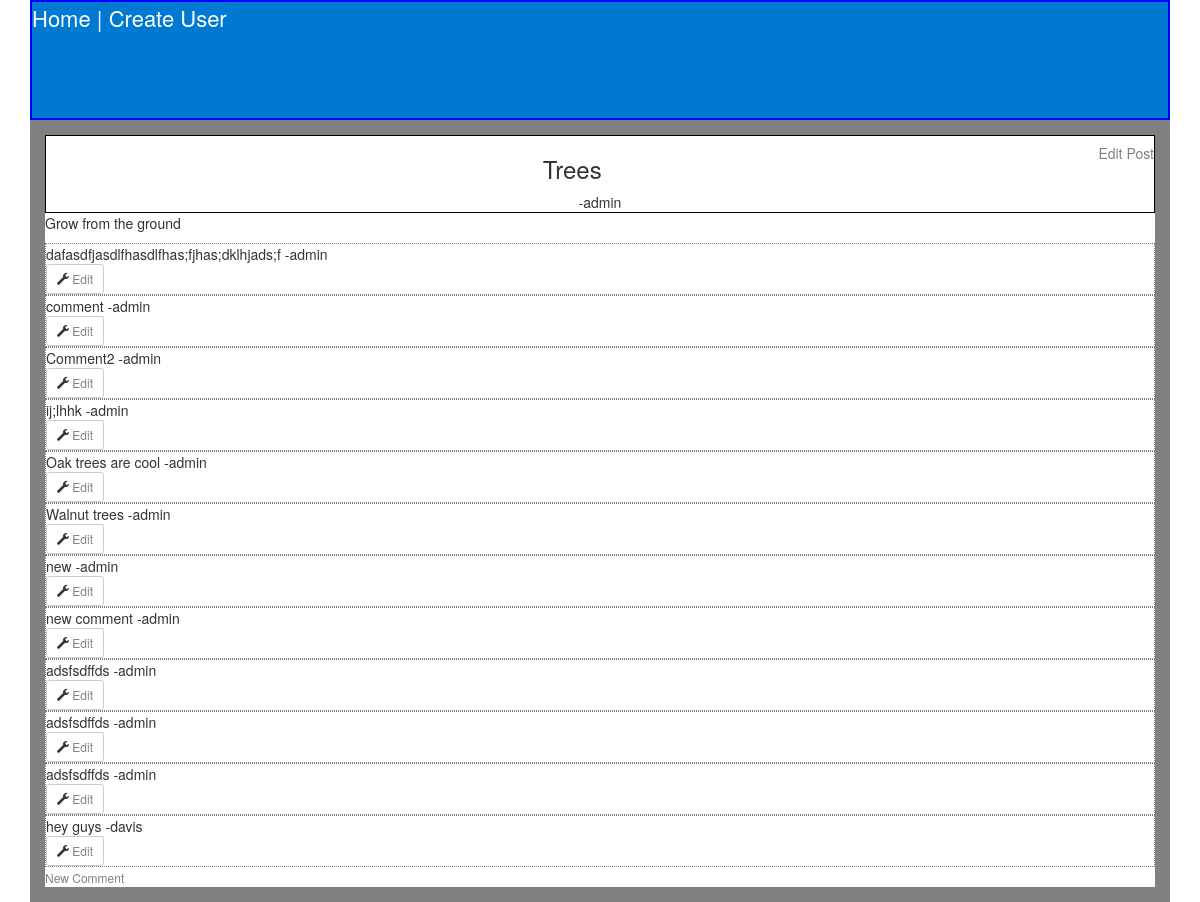
The page /posts/3/ on the database as committed earlier.
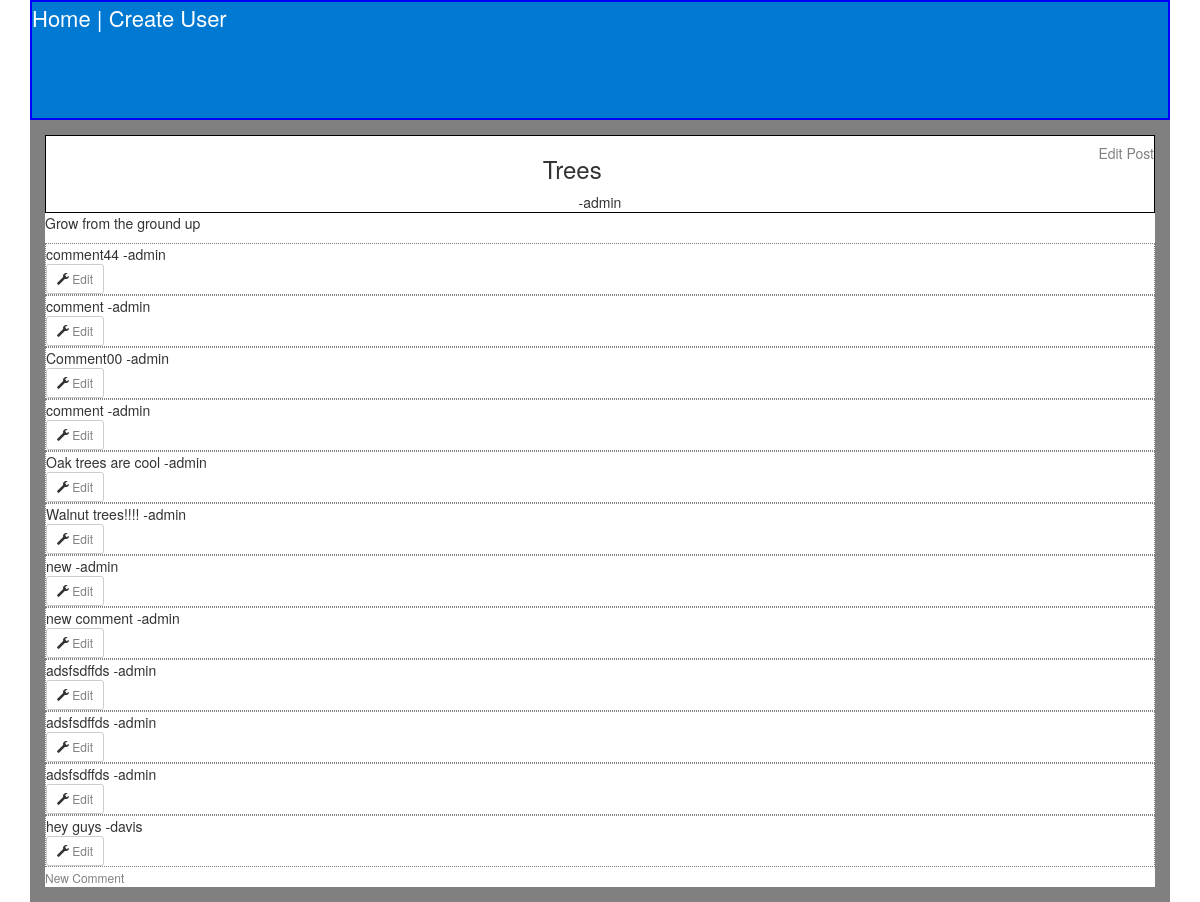
The same page on the database as committed later.
### app/models.py (models this page shows, shortened)
class Post(models.Model):
    title = models.CharField(max_length = 40)
    description =  models.CharField(max_length = 255)
    body = models.TextField()
    url = models.URLField(max_length = 250, null=True, blank=True)
    creation_time = models.DateTimeField(auto_now_add=True)
    modification_time = models.DateTimeField(auto_now=True)
    subreddit = models.ForeignKey(Subreddit)
    user = models.ForeignKey(User)
    @property
    def is_hot(self):
        first = self.creation_time
        second = (timezone.now() - timedelta(hours=3))
        com = Comment.objects.filter(post=self).filter(created_time__gt = (datetime.now() - timedelta(hours=3)))
        if com.count() > 3:
            return True
        else:
            return False
    def __str__(self):
        return self.title

class Comment(models.Model):
    text = models.TextField()
    user = models.ForeignKey(User)
    post = models.ForeignKey(Post)
    created_time = models.DateTimeField(auto_now_add=True)
    modified_time = models.DateTimeField(auto_now=True)

### app/views.py (the view)
# urls.py: url(r'^posts/(?P<pk>\d+)/$', CommentListView.as_view(), name="comment_list_view"),
class CommentListView(ListView):
    model = Comment
    def get_context_data(self):
        context = super().get_context_data()
        context["post"] = Post.objects.get(id=self.kwargs['pk'])
        return context
    def get_queryset(self):
        return Comment.objects.filter(post = self.kwargs['pk'])

### templates/app/comment_list.html (shortened to what this page needs)
{% extends 'base.html'%}
{% block content%}
<div class="title">
<h5><a href="{% url 'post_update_view' post.id %}">Edit Post</a></h5>
<h3>{{post}}</h3>  -{{ post.user }}</div>
<div class="post">
{{post.body}}</div>
<div class="comment_section">
{% for com in object_list%}
<div class="comment">
  {{com.text}} -{{com.user}} <br>
<button type="button" class="btn btn-default btn-sm">
  <span class="glyphicon glyphicon-wrench" aria-hidden="true"></span> <a href="{% url 'comment_update_view' com.id%}">Edit</a>
</button>
</div>
{% endfor %}
<a href="{% url 'comment_create_view' post.id %}">New Comment</a>
</div>
{% endblock %}

Rows that differ between the two databases and show on the page:
changed Post "Trees": body "Grow from the ground" → "Grow from the ground up"
changed Comment: text "dafasdfjasdlfhasdlfhas;fjhas;dklhjads;f" → "comment44"
changed Comment: text "Comment2" → "Comment00"
changed Comment (number 4 of 12 on the later page): text "ij;lhhk" → "comment"
changed Comment: text "Walnut trees" → "Walnut trees!!!!"
